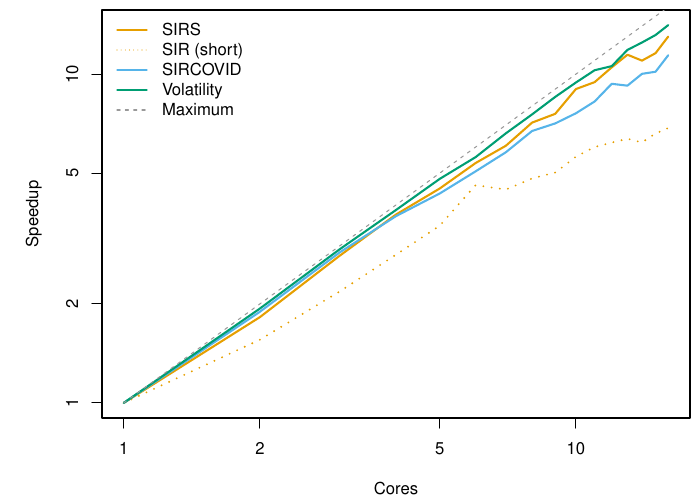

This chart was generated by the following R code:
library(backports)

sirs_gen <- odin.dust::odin_dust("sirs.R")
sirs_times <- rep(NA_real_, 16)
for (i in seq(1, 16)) {
  sirs <- sirs_gen$new(data=list(I_ini=1), n_particles = 1000L, n_threads = as.integer(i), step = 0)
  sirs_times[i] <- bench::system_time(sirs$run(500000))['real']
}

volatility_gen <- dust::dust_example("volatility")
volatility_times <- rep(NA_real_, 16)
for (i in seq(1, 16)) {
  volatility <- volatility_gen$new(data=list(), n_particles = 1000L, n_threads = as.integer(i), step = 0)
  volatility_times[i] <- bench::system_time(volatility$run(500000))['real']
}

volatility_small_times <- rep(NA_real_, 16)
for (i in seq(1, 16)) {
  volatility <- volatility_gen$new(data=list(), n_particles = 100L, n_threads = as.integer(i), step = 0)
  volatility_small_times[i] <- bench::system_time(volatility$run(500000))['real']
}

sirs_gen <- dust::dust_example("sir")
sir_times <- rep(NA_real_, 16)
for (i in seq(1, 16)) {
  sir <- sir_gen$new(data=list(), n_particles = 1000L, n_threads = as.integer(i), step = 0)
  sir_times[i] <- bench::system_time(sir$run(1000))['real']
}

# sircovid vignette setup
# Read the data from the CSV
death_data <- read.table("ons_deaths.csv", 
                         sep=",", 
                         header = TRUE, 
                         row.names = NULL, 
                         stringsAsFactors = FALSE)
serology <- read.table("ons_serology.csv", 
                       sep=",", 
                       header = TRUE, 
                       row.names = NULL, 
                       stringsAsFactors = FALSE)
# Combine with the death data
i <- match(death_data$date, serology$date)
serology <- serology[i, ]
rownames(serology) <- NULL
data <- cbind(death_data, serology[setdiff(names(serology), "date")])

# Clean data
data[,'date'] <- as.Date(data[,'date'], format = "%d/%m/%y")

# Cut out outside date range
data <- data[data$date >= as.Date("2020-03-14"), ]

# Prepare for sircovid. Here only analyse up until restrictions ease
first_wave_data <- data[data$date < as.Date("2020-05-11"), ]

colnames(first_wave_data) <- c("date", "deaths", "npos_15_64", "ntot_15_64")
missing_cols <- c("icu", "hosp", "pillar2_cases", "pillar2_pos", "general", "deaths_comm", "deaths_hosp", "admitted", "new", "new_admitted", 'pillar2_tot', 'pillar2_over25_pos', 'pillar2_over25_tot', 'pillar2_over25_cases', 'react_pos', 'react_tot')
na_col <- as.data.frame(matrix(NA_integer_, 
                               nrow = nrow(first_wave_data),
                               ncol = length(missing_cols)), 
                        row.names = NULL)
colnames(na_col) <- missing_cols
first_wave_data <- cbind(first_wave_data, na_col)

steps_per_day <- 4L
pf_data <- sircovid::sircovid_data(first_wave_data, 
                                   start_date = "2020-01-01", 
                                   dt = 1 / steps_per_day)

n_chains <- 1L
n_steps <- 1e2
n_particles <- 96L

sircovid_times <- rep(NA_real_, 16)
for (i in seq(1, 16)) {
  sircovid_pf <- sircovid::carehomes_particle_filter(pf_data,
                                                     n_particles = n_particles,
                                                     n_threads = i,
                                                     seed = 1L)
  sircovid_times[i] <- bench::system_time(mcstate::pmcmc(mcmc_params,
                                                sircovid_pf,
                                                n_steps = n_steps,
                                                n_chains = n_chains,
                                                save_trajectories = FALSE,
                                                progress = TRUE))['real']
}

# Pre-computed times using the above
sirs_times <- c(83.935750246048,
          46.0407934188843,
          29.9706220626831,
          22.4376611709595,
          18.6930551528931,
          15.6459732055664,
          13.8609700202942,
          11.7859258651733,
          11.0854496955872,
          9.31847095489502,
          8.87862968444824,
          8.00534129142761,
          7.32798647880554,
          7.63635516166687,
          7.24844360351562,
          6.45346426963806)

volatility_times <- c(25.4822378158569,
                13.1624171733856,
                8.69704103469849,
                6.59937334060669,
                5.30535507202148,
                4.55759644508362,
                3.85768342018127,
                3.37826156616211,
                2.98937320709229,
                2.70262622833252,
                2.47994637489319,
                2.4098162651062,
                2.15113806724548,
                2.0420835018158,
                1.93813991546631,
                1.80801820755005)

volatility_small_times <- c(2.52029323577881,
                      1.3471953868866,
                      0.918437719345093,
                      0.654603481292725,
                      0.59818172454834,
                      0.486013650894165,
                      0.40122652053833,
                      0.404340982437134,
                      0.350444316864014,
                      0.293945074081421,
                      0.291177272796631,
                      0.272449254989624,
                      0.254233598709106,
                      0.245222568511963,
                      0.259147644042969,
                      0.228818655014038)

sir_times <- c(0.12324047088623,
         0.0791833400726318,
         0.0565016269683838,
         0.0436475276947021,
         0.0356009006500244,
         0.0268158912658691,
         0.0276618003845215,
         0.0255947113037109,
         0.0245544910430908,
         0.0219776630401611,
         0.0205354690551758,
         0.019913911819458,
         0.0193817615509033,
         0.0198855400085449,
         0.0186755657196045,
         0.0179836750030518)

sircovid_times <- c(199.46611,
              105.35823,
              69.58677,
              53.92774,
              46.00638,
              39.41239,
              34.47344,
              29.70441,
              28.17281,
              26.23955,
              24.16216,
              21.34760,
              21.62700,
              19.90814,
              19.61710,
              17.48254)
 

# Set y data
n_exp <- 4
times = matrix(c(sirs_times, sir_times, sircovid_times, volatility_times), 
                 nrow = n_exp, byrow = TRUE)
for (i in 1:n_exp) {
  times[i,] <- max(times[i,])/times[i,]
}

# Set x data
cores <- seq(1,16)

# Set line colours
cols <- viridis::viridis(n_exp)
cols <- c("#E69F00", "#E69F00", "#56B4E9", "#009E73")
lty = c(1,3,1,1,2)

# Plot lines on the same figure
pdf("figure1.pdf", width = 7, height = 5)
par(mar = c(4.1, 5.1, 0.5, 0.5))
matplot(cores, t(times), type = "l",
         xlab = "Cores", ylab = "Speedup",
        col = cols, lty = lty, lwd = 2, ylim = range(times),
        log = 'xy')
matlines(cores,seq(1,16), col = "#999999", lty = 2)
legend("topleft", lwd = 1, col = c(cols, "#999999"), lty = lty,
       legend = c("SIRS", "SIR (short)", "SIRCOVID", "Volatility","Maximum"), bty = "n")
dev.off()
